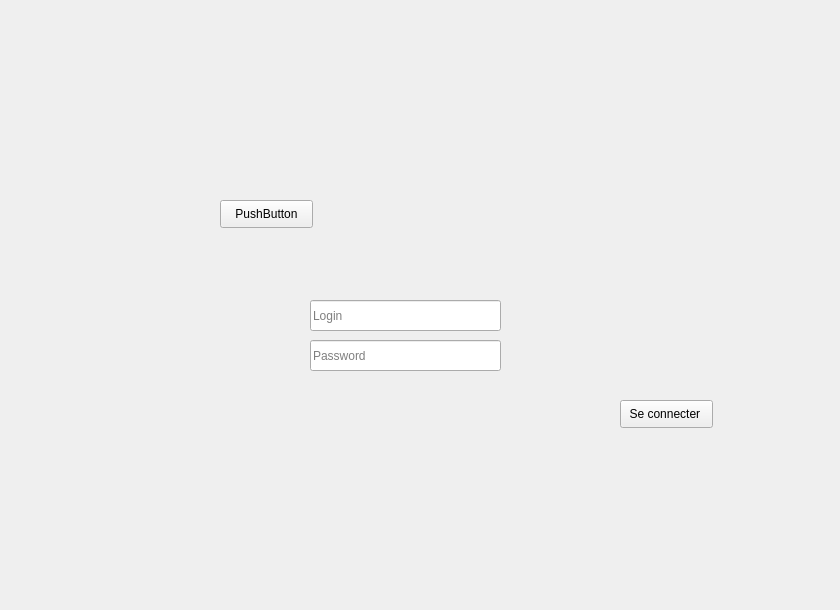
    <widget class="QWidget" name="page_2">
     <widget class="QPushButton" name="pushButton_2">
      <property name="geometry">
       <rect>
        <x>220</x>
        <y>200</y>
        <width>93</width>
        <height>28</height>
       </rect>
      </property>
      <property name="text">
       <string>PushButton</string>
      </property>
     </widget>
     <widget class="QLabel" name="label">
      <property name="geometry">
       <rect>
        <x>0</x>
        <y>-10</y>
        <width>831</width>
        <height>601</height>
       </rect>
      </property>
      <property name="text">
       <string/>
      </property>
      <property name="pixmap">
       <pixmap>../999/background.jpg</pixmap>
      </property>
      <property name="scaledContents">
       <bool>true</bool>
      </property>
     </widget>
     <widget class="QLineEdit" name="lineEdit">
      <property name="geometry">
       <rect>
        <x>310</x>
        <y>300</y>
        <width>191</width>
        <height>31</height>
       </rect>
      </property>
      <property name="inputMask">
       <string/>
      </property>
      <property name="text">
       <string/>
      </property>
      <property name="placeholderText">
       <string>Login</string>
      </property>
     </widget>
     <widget class="QLineEdit" name="lineEdit_2">
      <property name="geometry">
       <rect>
        <x>310</x>
        <y>340</y>
        <width>191</width>
        <height>31</height>
       </rect>
      </property>
      <property name="inputMask">
       <string/>
      </property>
      <property name="text">
       <string/>
      </property>
      <property name="placeholderText">
       <string>Password</string>
      </property>
     </widget>
     <widget class="QPushButton" name="pushButton_4">
      <property name="geometry">
       <rect>
        <x>620</x>
        <y>400</y>
        <width>93</width>
        <height>28</height>
       </rect>
      </property>
      <property name="text">
       <string>Se connecter </string>
      </property>
     </widget>
    </widget>
